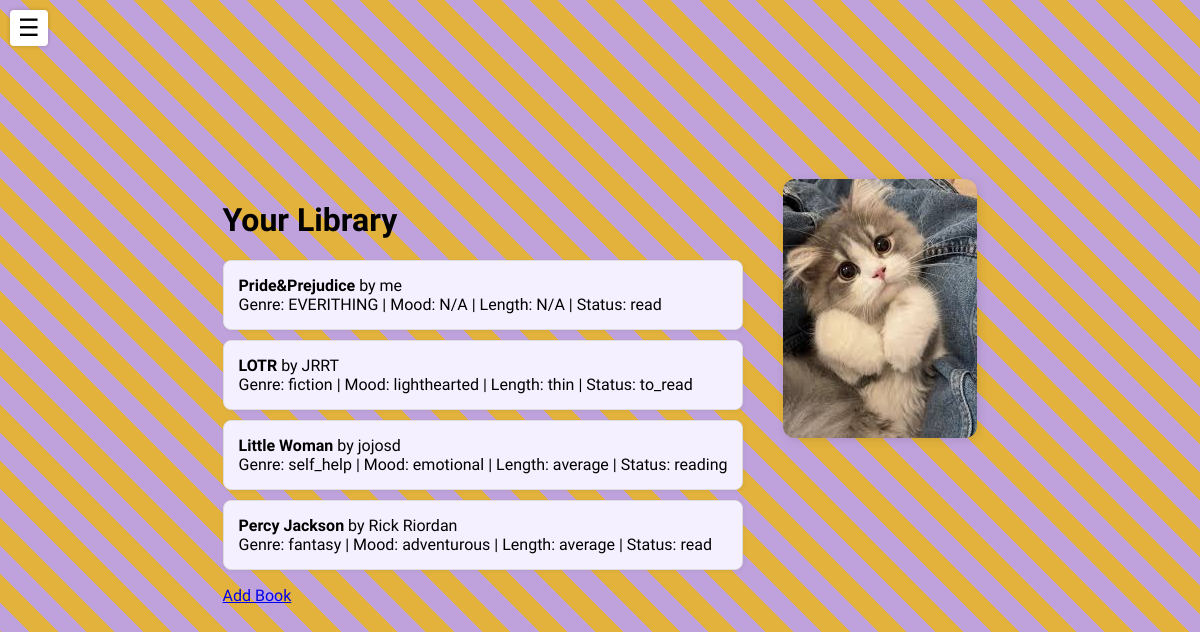
The page /books/library (signed in) on the database as committed earlier.
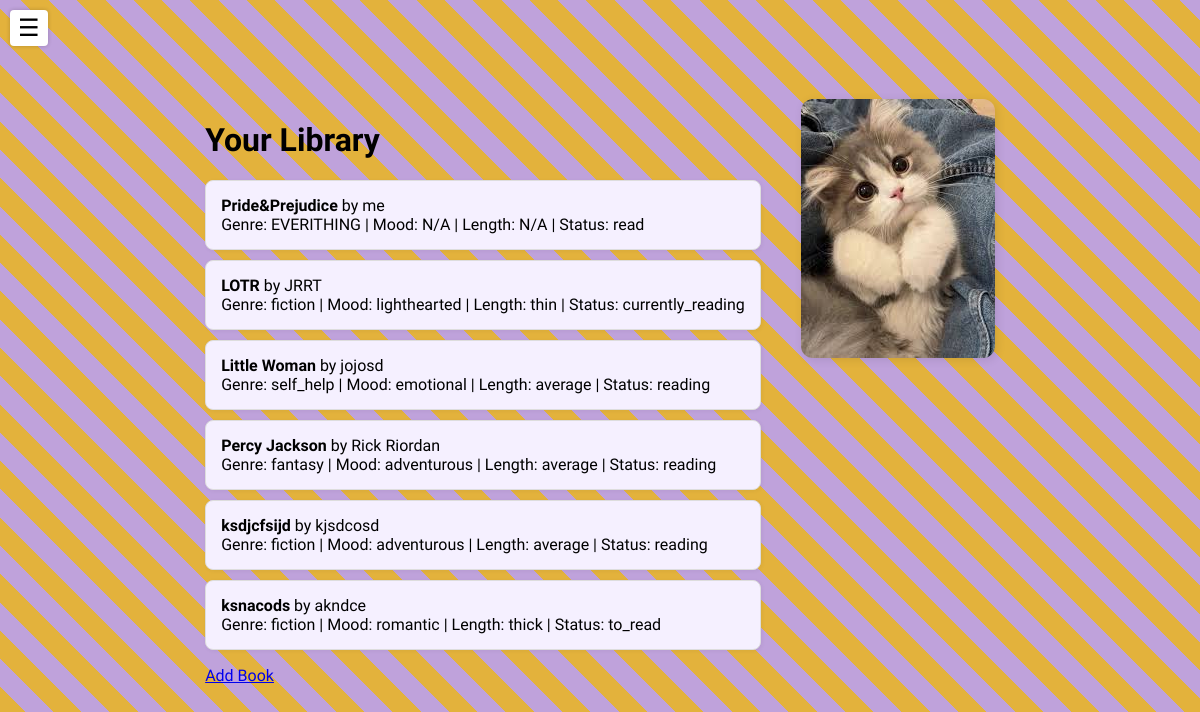
The same page on the database as committed later.
### app/books/models.py (models this page shows)
class Book(db.Model):
    __tablename__ = 'Books'
    id = db.Column(db.Integer, primary_key=True)
    title = db.Column(db.String, nullable=False)
    author = db.Column(db.String)
    genre = db.Column(db.String)
    mood = db.Column(db.String)
    length = db.Column(db.String)  # this will be thin, avarage, thick in the form
    status = db.Column(db.String)  # this will have reading, finished, dnf options
    user_id = db.Column(db.Integer, db.ForeignKey('Users.ID'), nullable=False)

### app/books/routes.py (the view)
@books.route('/library')
@login_required
def library():
    books = Book.query.filter_by(user_id=current_user.ID).all()
    return render_template('books/library.html', books=books)

### app/app.py (called while the page is built)
def create_app():
    app = Flask(__name__, template_folder='templates')
    app.config['SECRET_KEY'] = 'mysecret'
    app.config['SQLALCHEMY_DATABASE_URI'] = 'sqlite:///tbr.db'
    db.init_app(app)
    login_manager = LoginManager()
    login_manager.login_view = 'auth.login'
    login_manager.init_app(app)
    from app.models import User
    @login_manager.user_loader
    def load_user(ID):
        return User.query.get(int(ID))
    from app.books.models import Book
    from app.core.routes import core
    app.register_blueprint(core, url_prefix='/')
    from app.auth.routes import auth
    app.register_blueprint(auth, url_prefix='/')
    from app.books.routes import books
    app.register_blueprint(books, url_prefix='/books')
    from app.carousel.routes import carousel
    app.register_blueprint(carousel, url_prefix='/carousel')
    migrate = Migrate(app, db)
    return app

### app/books/templates/books/library.html (shortened to what this page needs)
{% extends 'base.html' %}
{% block content %}
<div class="library-container">
  <div class="book-list">
    <h1>Your Library</h1>
    {% if books %}
      <ul>
        {% for book in books %}
          <li>
            <strong>{{ book.title }}</strong> by {{ book.author }}<br>
            Genre: {{ book.genre }} | Mood: {{ book.mood or 'N/A' }} | Length: {{ book.length or 'N/A' }} | Status: {{ book.status }}
          </li>
        {% endfor %}
      </ul>
    {% else %}
      <p>You haven’t added any books yet!</p>
    {% endif %}
    <p><a href="{{ url_for('books.addbook') }}">Add Book</a></p>
  </div>
  <div class="library-image">
    <img src="{{ url_for('static', filename='images/cutie.jpg') }}" alt="Cute pic">
  </div>
</div>
{% endblock %}

### app/templates/base.html (shortened to what this page needs)
<!DOCTYPE html>
<html lang="en">
<head>
    <link rel="stylesheet" href="{{ url_for('static', filename='style.css') }}">
</head>
<body>
    <label for="nav-toggle" class="nav-toggle-label">☰</label>
    {% block content %}{% endblock %}
</body>
</html>

### app/static/style.css (style rules this page uses)
.nav-toggle-label { position: fixed; top: 10px; left: 10px; font-size: 24px; cursor: pointer; z-index: 1000; background-color: white; padding: 4px 8px; border-radius: 4px; box-shadow: 0 0 4px rgba(0,0,0,0.2); }
body { margin: 0; padding: 0; height: 100vh; background: repeating-linear-gradient( 45deg, #bfa2db, #bfa2db 20px, #e3b23c 20px, #e3b23c 40px ); display: flex; justify-content: center; align-items: center; font-family: 'Luckiest Guy', cursive; }
.library-container { display: flex; align-items: flex-start; justify-content: space-between; gap: 40px; flex-wrap: wrap; }
.book-list { flex: 1; min-width: 300px; }
.library-image img { max-width: 250px; height: auto; border-radius: 12px; box-shadow: 2px 2px 10px rgba(0,0,0,0.1); }
ul { list-style-type: none; padding: 0; }
li { background-color: #f5f0ff; border: 1px solid #ddd; padding: 15px; margin-bottom: 10px; border-radius: 8px; box-shadow: 1px 1px 4px rgba(0,0,0,0.05); }

Rows that differ between the two databases and show on the page:
changed Book "LOTR": status "to_read" → "currently_reading"
changed Book "Percy Jackson": status "read" → "reading"
added Book: title "ksdjcfsijd", author "kjsdcosd", genre "fiction", mood "adventurous", length "average", status "reading"
added Book: title "ksnacods", author "akndce", genre "fiction", mood "romantic", length "thick", status "to_read"
